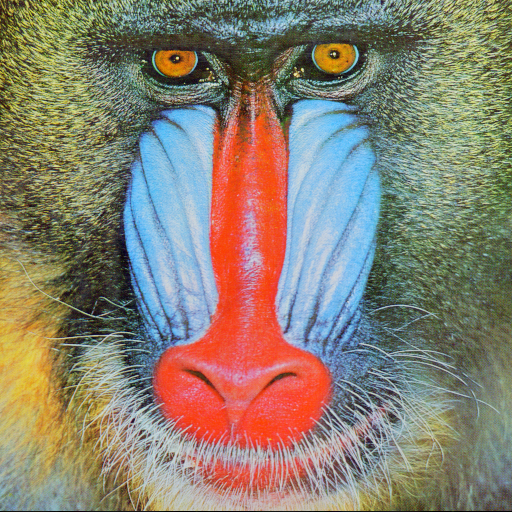
#> input picture images/baboon.png, 512 x 512 px
$ jupyter execute color_segmentations.ipynb
#> lines starting #> are read from the running program, lines starting #| are printed output that depends on the picture
[cell 1]
import numpy as np
import matplotlib.pyplot as plt
import cv2
from mpl_toolkits.mplot3d import Axes3D

[cell 2]
IMG_PATH = '../images'
img = cv2.imread(f"{IMG_PATH}/baboon.png" , cv2.IMREAD_COLOR)
#> img is the input picture: shape (512, 512, 3); mean B, G, R 113.1, 128.9, 137.4
rgb_img = cv2.cvtColor(img, cv2.COLOR_BGR2RGB)

[cell 3]
plt.imshow(rgb_img)

<h3>3D points cloud<h3>

[cell 4]
#Splitting the RGB channels into variables

r,g,b = cv2.split(img)
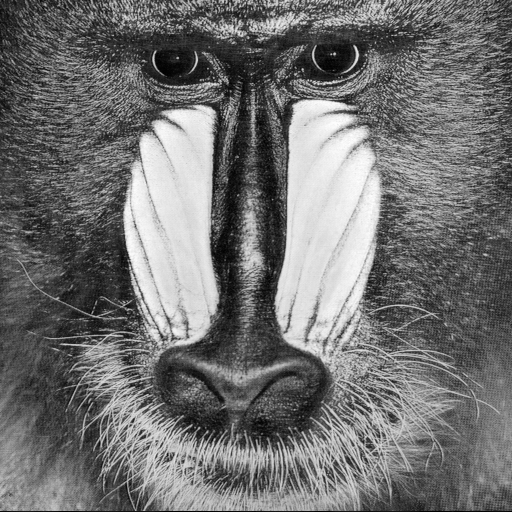
#> r: shape (512, 512); min 0, max 255, mean 113.1

#plotting with scatter
plt.figure(figsize=(10,10))
plt.scatter(r.ravel(),g.ravel(),c=b.ravel())
plt.show()

[cell 5]
#Plotting 3D scatter plot
ax = plt.subplot(111, projection='3d')
ax.scatter(r, g, b, c=b, cmap=plt.cm.jet)
plt.show()

[cell 6]

data = np.array(rgb_img)

height, width, _ = data.shape
#> height = 512; width = 512

r, g, b = cv2.split(data)


fig = plt.figure()
ax = fig.add_subplot(111, projection='3d')

rgb_color = np.array([r, g, b])

ax.scatter(r, g, b, c=data.reshape(-1, 3)/255.0, marker='o')
ax.set_xlabel('Red')
ax.set_ylabel('Green')
ax.set_zlabel('Blue')


plt.show()

<h3>RGB image histogram</h3>

[cell 7]
img2 = cv2.imread(f"{IMG_PATH}/chips.png" , cv2.IMREAD_COLOR)
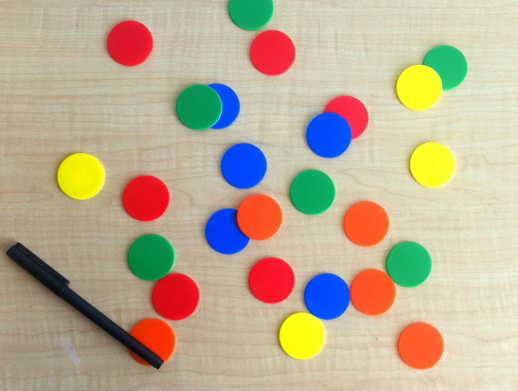
#> input picture images/chips.png, 518 x 391 px
#> img2 is the input picture: shape (391, 518, 3); mean B, G, R 148.1, 173.3, 188.3
rgb_img2 = cv2.cvtColor(img2, cv2.COLOR_BGR2RGB)

[cell 8]
plt.imshow(rgb_img2)

[cell 9]
#Splitting the image channels
r,g,b = cv2.split(img)
r.flatten()

[cell 10]
#Plotting each channel histogram

def plot_hist(img):
    # Splitting the RGB channels into variables
    r,g,b = cv2.split(img)
#> r: shape (391, 518)
#> g: shape (391, 518)
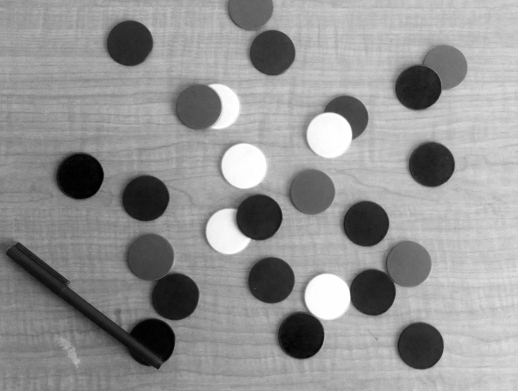
#> b: shape (391, 518); min 0, max 255, mean 148.1

    # Plotting each channel histogram
    plt.figure(figsize=(7,7))
    plt.hist(r.ravel(),bins=256,range=[0,256], color='r')
    plt.hist(g.ravel(),bins=256,range=[0,256], color='g')
    plt.hist(b.ravel(),bins=256,range=[0,256], color='b')
    plt.show()
#> figure, not shown here; tallest bar 6128 high, from x = 254 to 255; tallest bar 4346 high, from x = 255 to 256; tallest bar 2515 high, from x = 190 to 191

plot_hist(rgb_img2)

[cell 11]
#Getting HSV image
hsv_img = cv2.cvtColor(rgb_img2, cv2.COLOR_BGR2HSV)
#> hsv_img: shape (391, 518, 3); mean H, S, V 92.7, 83.3, 203.9

plt.imshow(hsv_img)

[cell 12]
#Plotting Hue, Saturation and Value from image

def hsv_plot(img):
    hsv = cv2.cvtColor(img, cv2.COLOR_BGR2HSV)
    h, s, v = cv2.split(hsv)
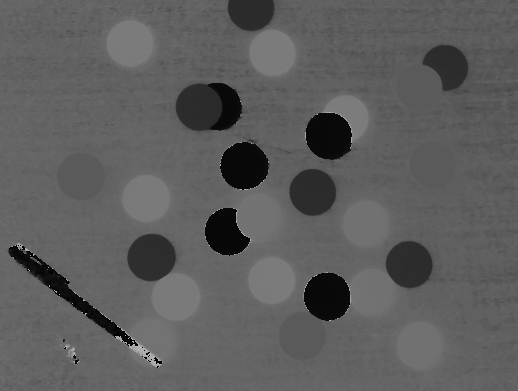
#> h: shape (391, 518); min 0, max 179, mean 92.7
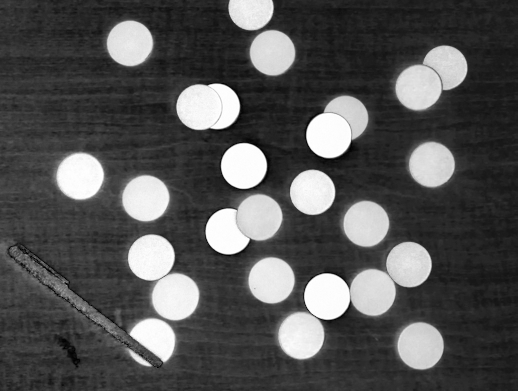
#> s: shape (391, 518); min 0, max 255, mean 83.3
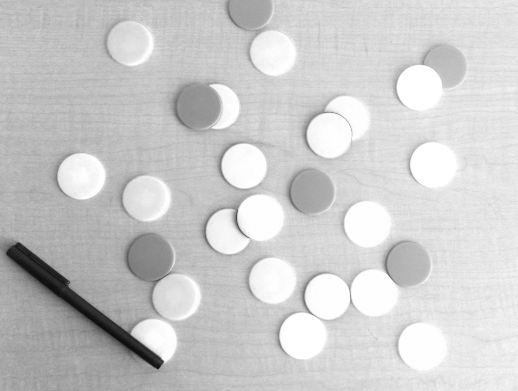
#> v: shape (391, 518); min 12, max 255, mean 203.9
    plt.figure(figsize=(7,7))
    plt.scatter(h.ravel(),s.ravel(),c=v.ravel())
    plt.show()

hsv_plot(rgb_img2)

[cell 13]
def hsv_hist_plot(image):
    # Convert BGR to HSV
    hsv = cv2.cvtColor(image, cv2.COLOR_BGR2HSV)

    # Plotting the histogram
    hist = cv2.calcHist([hsv], [0, 1], None, [180, 256], [
        0, 180, 0, 256])  # [0,180,0,256]
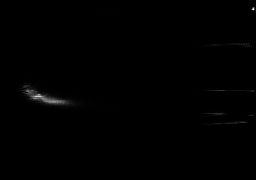
#> hist: shape (180, 256) float32; min 0, max 1237, mean 4.4; drawn with min black and max white

    # Plotting the histogram
    plt.figure(figsize=(10, 10))
    plt.plot(hist)

hsv_hist_plot(rgb_img2)
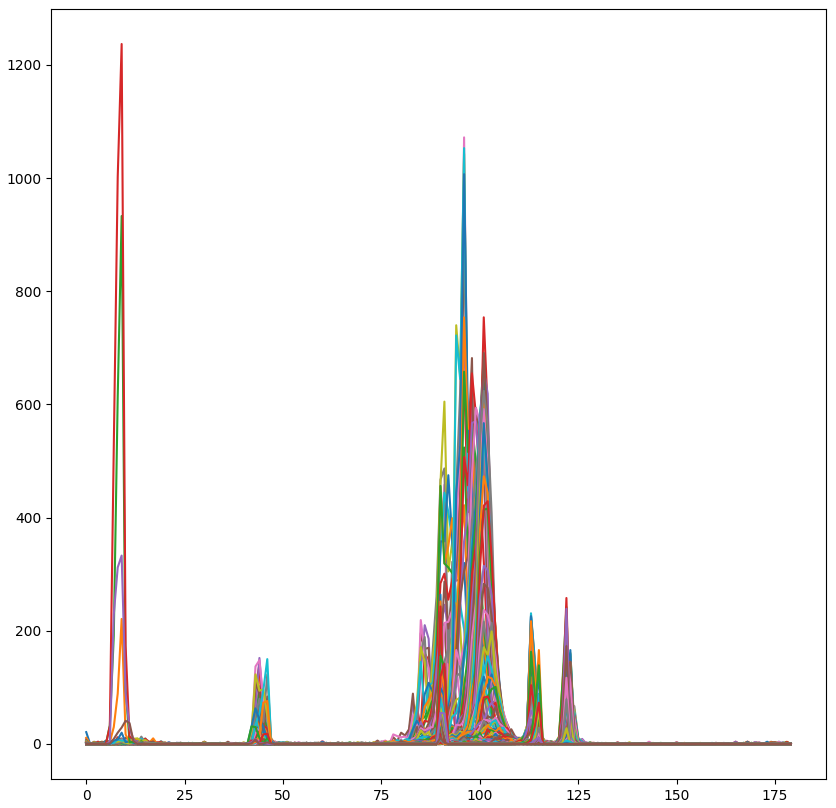
#> figure drawn by matplotlib, 1 panel; curve peaks at x = 0, y = 21; curve peaks at x = 60, y = 5; curve peaks at x = 90, y = 2

[cell 14]
#Plot image in grayscale

def plot_in_grayscale(img):
    gray_image = cv2.cvtColor(img, cv2.COLOR_BGR2GRAY)

    plt.imshow(gray_image, cmap='gray')
    plt.title('Grayscale Image')
    plt.axis('off')
    plt.show()

plot_in_grayscale(hsv_img)

[cell 15]
#Make the product between grayscale and hsv image
# hsv_img = cv2.cvtColor(img, cv2.COLOR_BGR2HSV)
hsv_img = cv2.cvtColor(img, cv2.COLOR_BGR2HSV)
#> hsv_img: shape (512, 512, 3); mean H, S, V 60.4, 96, 159.4
gray_image = cv2.cvtColor(img, cv2.COLOR_BGR2GRAY)
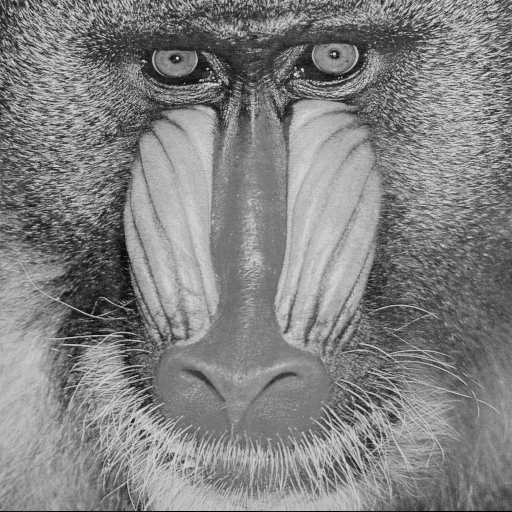
#> gray_image: shape (512, 512); min 0, max 231, mean 129.6

result = cv2.bitwise_and(hsv_img, hsv_img, mask=gray_image)
#> result: shape (512, 512, 3); mean H, S, V 60.4, 96, 159.4


#plot the result histogram
plt.hist(result.ravel(),256,[0,256])
plt.show()
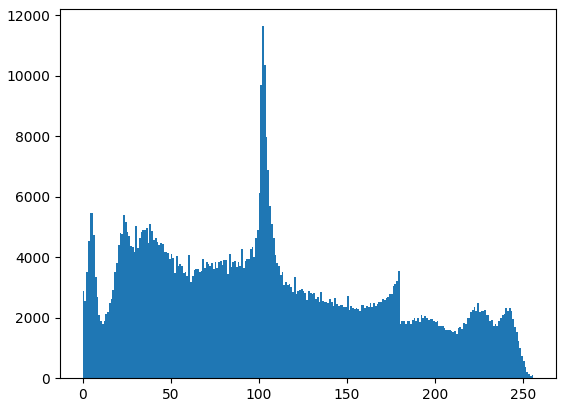
#> figure drawn by matplotlib, 1 panel; tallest bar 11641 high, from x = 102 to 103
